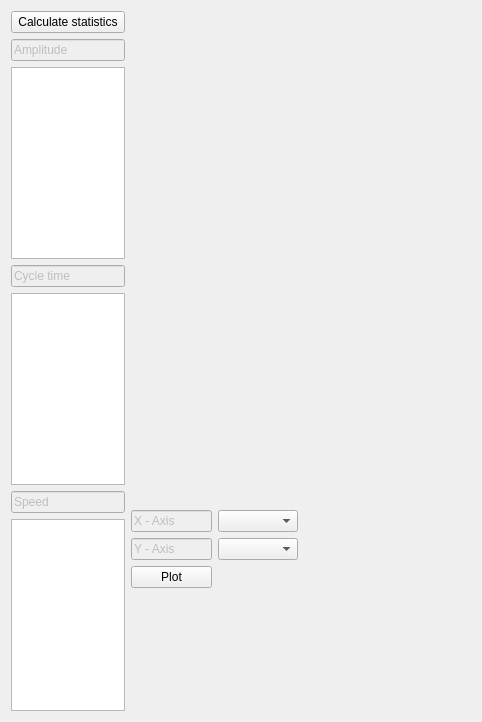
          <widget class="QWidget" name="tab_BrCv_plot">
           <attribute name="title">
            <string>Analyze &amp;&amp; visualize</string>
           </attribute>
           <layout class="QGridLayout" name="gridLayout_BrCv_4" columnstretch="1,3">
            <item row="0" column="0">
             <layout class="QVBoxLayout" name="verticalLayout_BrCv_1">
              <item>
               <widget class="QPushButton" name="calcStats_BrCv">
                <property name="text">
                 <string>Calculate statistics</string>
                </property>
               </widget>
              </item>
              <item>
               <widget class="QLineEdit" name="lineEdit_BrCv_9">
                <property name="enabled">
                 <bool>false</bool>
                </property>
                <property name="text">
                 <string>Amplitude</string>
                </property>
               </widget>
              </item>
              <item>
               <widget class="QTableWidget" name="tableViewAmplStats"/>
              </item>
              <item>
               <widget class="QLineEdit" name="lineEdit_BrCv_10">
                <property name="enabled">
                 <bool>false</bool>
                </property>
                <property name="text">
                 <string>Cycle time </string>
                </property>
               </widget>
              </item>
              <item>
               <widget class="QTableWidget" name="tableViewCyclStats"/>
              </item>
              <item>
               <widget class="QLineEdit" name="lineEdit_BrCv_11">
                <property name="enabled">
                 <bool>false</bool>
                </property>
                <property name="text">
                 <string>Speed</string>
                </property>
               </widget>
              </item>
              <item>
               <widget class="QTableWidget" name="tableViewSpeedStats"/>
              </item>
             </layout>
            </item>
            <item row="0" column="1">
             <layout class="QGridLayout" name="gridLayout_BrCv_11" rowstretch="4,1,1,1,1" columnstretch="1,1,1,1">
              <property name="sizeConstraint">
               <enum>QLayout::SetMinimumSize</enum>
              </property>
              <item row="4" column="0">
               <spacer name="verticalSpacer_BrCv_3">
                <property name="orientation">
                 <enum>Qt::Vertical</enum>
                </property>
                <property name="sizeHint" stdset="0">
                 <size>
                  <width>20</width>
                  <height>40</height>
                 </size>
                </property>
               </spacer>
              </item>
              <item row="0" column="0" colspan="4">
               <widget class="QWidget" name="plotAxView_BrCv" native="true"/>
              </item>
              <item row="1" column="0">
               <widget class="QLineEdit" name="lineEdit_BrCv_14">
                <property name="enabled">
                 <bool>false</bool>
                </property>
                <property name="sizePolicy">
                 <sizepolicy hsizetype="Preferred" vsizetype="Fixed">
                  <horstretch>0</horstretch>
                  <verstretch>0</verstretch>
                 </sizepolicy>
                </property>
                <property name="text">
                 <string>X - Axis</string>
                </property>
               </widget>
              </item>
              <item row="1" column="1">
               <widget class="QComboBox" name="plotXAxis_BrCv">
                <property name="sizePolicy">
                 <sizepolicy hsizetype="Preferred" vsizetype="Fixed">
                  <horstretch>0</horstretch>
                  <verstretch>0</verstretch>
                 </sizepolicy>
                </property>
               </widget>
              </item>
              <item row="3" column="0">
               <widget class="QPushButton" name="plotView_BrCv">
                <property name="text">
                 <string>Plot</string>
                </property>
               </widget>
              </item>
              <item row="2" column="0">
               <widget class="QLineEdit" name="lineEdit_BrCv_15">
                <property name="enabled">
                 <bool>false</bool>
                </property>
                <property name="text">
                 <string>Y - Axis</string>
                </property>
               </widget>
              </item>
              <item row="2" column="1">
               <widget class="QComboBox" name="plotYAxis_BrCv">
                <property name="sizePolicy">
                 <sizepolicy hsizetype="Preferred" vsizetype="Fixed">
                  <horstretch>0</horstretch>
                  <verstretch>0</verstretch>
                 </sizepolicy>
                </property>
               </widget>
              </item>
             </layout>
            </item>
           </layout>
          </widget>
